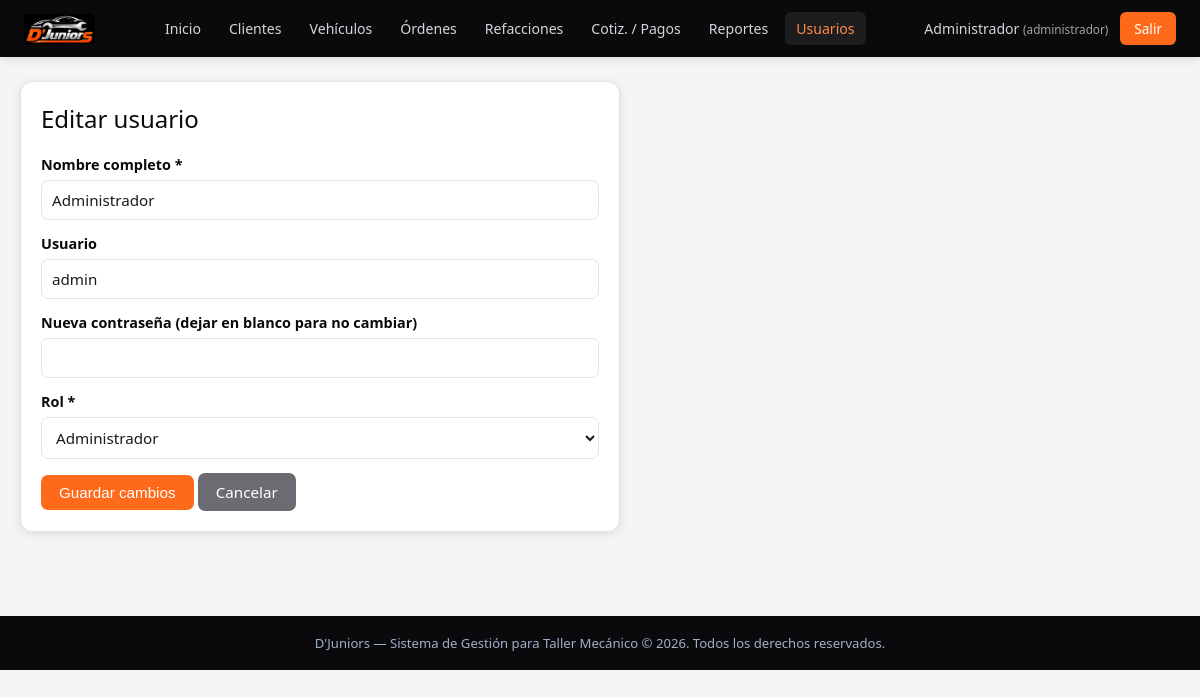
The app's page /usuarios/editar.php?id=1 (signed in) with its own data.
### tables this page shows
CREATE TABLE IF NOT EXISTS `usuarios` (
  `id` int(11) NOT NULL AUTO_INCREMENT,
  `nombre` varchar(100) NOT NULL,
  `usuario` varchar(50) NOT NULL,
  `password` varchar(255) DEFAULT NULL,
  `rol` enum('administrador','recepcionista','mecanico') NOT NULL DEFAULT 'recepcionista',
  `estado` enum('activo','inactivo') NOT NULL DEFAULT 'activo',
  `fecha_creacion` timestamp NOT NULL DEFAULT CURRENT_TIMESTAMP,
  PRIMARY KEY (`id`),
  UNIQUE KEY `usuario` (`usuario`)
);

### includes/auth.php (called while the page is built, shortened)
<?php
function estaAutenticado() {
    return isset($_SESSION['usuario_id']);
}
function esCliente() {
    return ($_SESSION['usuario_rol'] ?? '') === 'cliente';
}
function rutaBase() {
    $scriptDir = dirname($_SERVER['SCRIPT_NAME']);
    $partes = array_filter(explode('/', $scriptDir));
    $subcarpetas = ['clientes','vehiculos','ordenes','servicios','refacciones','cotizaciones','usuarios','reportes','portal'];
    $ultima = end($partes);
    if (in_array($ultima, $subcarpetas, true)) {
        return '../';
    }
    return '';
}
function usuarioActual() {
    return [
        'id'         => $_SESSION['usuario_id'] ?? null,
        'nombre'     => $_SESSION['usuario_nombre'] ?? null,
        'rol'        => $_SESSION['usuario_rol'] ?? null,
        'cliente_id' => $_SESSION['cliente_id'] ?? null,
    ];
}

### usuarios/editar.php (the view, shortened to what this page needs)
<?php
require_once __DIR__ . '/../includes/auth.php';
$pdo = conectarDB();
$id = (int) ($_GET['id'] ?? 0);
$stmt = $pdo->prepare('SELECT * FROM usuarios WHERE id = ?');
$stmt->execute([$id]);
$user = $stmt->fetch();
require_once __DIR__ . '/../includes/header.php';
?>
<div class="panel" style="max-width:600px;">
    <h2 class="mt-0">Editar usuario</h2>
    <form method="POST">
        <div class="form-grupo"><label>Nombre completo *</label><input type="text" name="nombre" required value="<?php echo htmlspecialchars($user['nombre']); ?>"></div>
        <div class="form-grupo"><label>Usuario</label><input type="text" value="<?php echo htmlspecialchars($user['usuario']); ?>" disabled></div>
        <div class="form-grupo"><label>Nueva contraseña (dejar en blanco para no cambiar)</label><input type="password" name="password"></div>
        <div class="form-grupo">
            <label>Rol *</label>
            <select name="rol">
                <option value="administrador" <?php echo $user['rol']==='administrador'?'selected':''; ?>>Administrador</option>
            </select>
        </div>
        <button type="submit" class="btn">Guardar cambios</button>
        <a href="index.php" class="btn btn-secundario">Cancelar</a>
    </form>
</div>
<?php require_once __DIR__ . '/../includes/footer.php'; ?>

### includes/header.php (shortened to what this page needs)
<?php
require_once __DIR__ . '/auth.php';
$base = rutaBase();
$usuario = usuarioActual();
$cliente = esCliente();
function navActiva($patron) {
    $ruta = $_SERVER['SCRIPT_NAME'];
    foreach ((array) $patron as $p) {
        if (strpos($ruta, $p) !== false) {
            return ' activo';
        }
    }
    return '';
}
?>
<!DOCTYPE html>
<html lang="es">
<head>
<link rel="stylesheet" href="<?php echo $base; ?>css/style.css">
</head>
<body data-base="<?php echo htmlspecialchars($base); ?>">
<?php if (estaAutenticado()): ?>
<header class="topbar">
    <div class="topbar-brand">
        <img src="<?php echo $base; ?>assets/img/logo-header.png" alt="D'Juniors" class="logo-img">
    </div>
    <?php if ($cliente): ?>
    <nav class="topbar-nav" id="navPrincipal">
        <a class="<?php echo navActiva(['/portal/index.php']); ?>" href="<?php echo $base; ?>portal/index.php">Inicio</a>
        <a class="<?php echo navActiva(['/portal/vehiculos.php','/portal/vehiculo.php']); ?>" href="<?php echo $base; ?>portal/vehiculos.php">Mis vehículos</a>
        <a class="<?php echo navActiva(['/portal/ordenes.php','/portal/orden.php']); ?>" href="<?php echo $base; ?>portal/ordenes.php">Mis órdenes</a>
        <a class="<?php echo navActiva(['/portal/perfil.php']); ?>" href="<?php echo $base; ?>portal/perfil.php">Mi perfil</a>
    </nav>
    <?php else: ?>
    <nav class="topbar-nav" id="navPrincipal">
        <a class="<?php echo navActiva(['/dashboard.php']); ?>" href="<?php echo $base; ?>dashboard.php">Inicio</a>
        <a class="<?php echo navActiva(['/clientes/']); ?>" href="<?php echo $base; ?>clientes/index.php">Clientes</a>
        <a class="<?php echo navActiva(['/vehiculos/']); ?>" href="<?php echo $base; ?>vehiculos/index.php">Vehículos</a>
        <a class="<?php echo navActiva(['/ordenes/']); ?>" href="<?php echo $base; ?>ordenes/index.php">Órdenes</a>
        <a class="<?php echo navActiva(['/refacciones/']); ?>" href="<?php echo $base; ?>refacciones/index.php">Refacciones</a>
        <a class="<?php echo navActiva(['/cotizaciones/']); ?>" href="<?php echo $base; ?>cotizaciones/index.php">Cotiz. / Pagos</a>
        <a class="<?php echo navActiva(['/reportes/']); ?>" href="<?php echo $base; ?>reportes/index.php">Reportes</a>
        <?php if ($usuario['rol'] === 'administrador'): ?>
        <a class="<?php echo navActiva(['/usuarios/']); ?>" href="<?php echo $base; ?>usuarios/index.php">Usuarios</a>
        <?php endif; ?>
    </nav>
    <?php endif; ?>
    <div class="topbar-user">
        <span><?php echo htmlspecialchars($usuario['nombre']); ?> <small>(<?php echo htmlspecialchars($cliente ? 'cliente' : $usuario['rol']); ?>)</small></span>
        <a href="<?php echo $base; ?>logout.php" class="btn-logout">Salir</a>
    </div>
</header>
<?php endif; ?>
<main class="contenido">

### css/style.css (style rules this page uses)
:root { --navy: #0a0a0c; --navy-2: #151517; --navy-3: #1f1f22; --blue: #ff6a1a; --blue-light: #ff8c42; --blue-pale: #fff1e6; --plata: #c9ccd2; --plata-oscura: #9a9ea6; --surface: #f5f5f6; --card-border: #e4e4e8; --texto: #1a1a1c; --gris: #6b6b72; --blanco: #ffffff; --verde: #1f9d6b; --rojo: #e05454; --amarillo: #e0a233; --sombra: 0 2px 10px rgba(10,10,12,0.10); --tabbar-h: 62px; }
* { box-sizing: border-box; }
body { margin: 0; font-family: 'Segoe UI', Arial, sans-serif; background: var(--surface); color: var(--texto); }
a { text-decoration: none; color: inherit; }
.topbar { background: var(--navy); color: var(--blanco); display: flex; align-items: center; justify-content: space-between; padding: 12px 24px; flex-wrap: wrap; box-shadow: var(--sombra); gap: 10px; }
.topbar-brand { display: flex; align-items: center; gap: 8px; font-size: 1.15rem; font-weight: 500; letter-spacing: 0.3px; }
.topbar-brand .logo-img { height: 30px; width: auto; display: block; border-radius: 4px; }
.topbar-nav { display: flex; gap: 6px; flex-wrap: wrap; align-items: center; }
.topbar-nav a { padding: 7px 11px; border-radius: 6px; font-size: 0.88rem; color: #d6d6da; transition: background .2s, color .2s; white-space: nowrap; }
.topbar-nav a:hover, .topbar-nav a.activo { background: rgba(255,255,255,0.08); color: #fff; }
.topbar-nav a.activo { color: var(--blue-light); }
.topbar-user { display: flex; align-items: center; gap: 12px; font-size: 0.88rem; color: #d6d6da; }
.topbar-user small { opacity: 0.75; }
.btn-logout { background: var(--blue); padding: 7px 14px; border-radius: 6px; color: #fff; font-size: 0.85rem; }
.contenido { max-width: 1200px; margin: 24px auto; padding: 0 20px 40px; min-height: 60vh; }
.panel { background: var(--blanco); border-radius: 12px; border: 1px solid var(--card-border); box-shadow: var(--sombra); padding: 20px; margin-bottom: 20px; }
.panel h2, .panel h3 { margin-top: 0; color: var(--navy); font-weight: 500; }
.form-grupo { margin-bottom: 14px; display: flex; flex-direction: column; gap: 6px; }
.form-grupo label { font-weight: 600; font-size: 0.9rem; color: var(--navy); }
input, select, textarea { padding: 9px 10px; border: 1px solid var(--card-border); border-radius: 7px; font-size: 0.95rem; width: 100%; font-family: inherit; background: var(--blanco); color: var(--texto); }
.btn { display: inline-block; padding: 9px 18px; border: none; border-radius: 7px; background: var(--blue); color: #fff; cursor: pointer; font-size: 0.95rem; font-weight: 500; transition: background .2s; }
.btn-secundario { background: var(--gris); }
.mt-0 { margin-top: 0; }

### records on screen
usuarios: nombre "Administrador", rol "administrador", usuario "admin", rol "Administrador"
